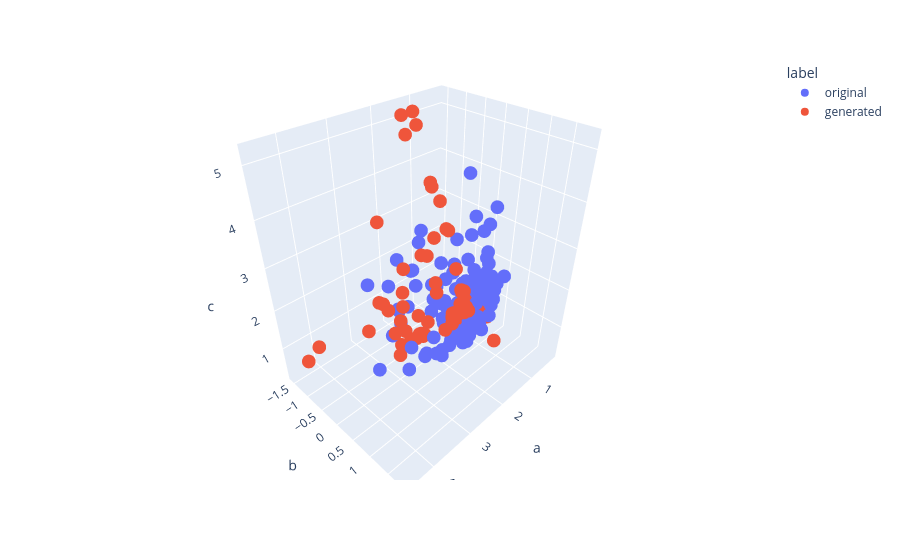

Source (notebook cell):
### Code cell
df = pd.DataFrame(
        {
            "a": emb[:, 0, 0],
            "b": emb[:, 0, 1],
            "c": emb[:, 1, 1],
            "label" : ["original"] * N + ["generated"] * N,
            "y": torch.cat([y, y]).cpu()
        }
    )
fig = px.scatter_3d(
    df,
    x="a",
    y="b",
    z="c",
    color="label",
)
fig.show()
